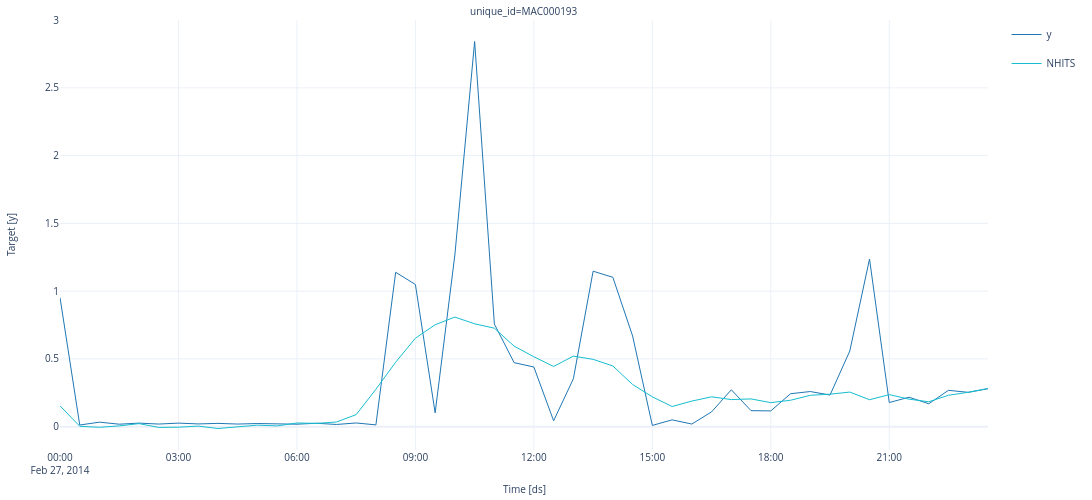

The notebook cell this image was saved under:
### Code cell
horizon = 48

# Try different hyperparmeters to improve accuracy.
models = [
    NHITS(
        h=horizon,  # Forecast horizon (number of future steps to predict)
        input_size=2 * horizon,  # Length of input sequence (lookback window)
        max_steps=200,  # Number of training steps (epochs)
        scaler_type="standard",  # Normalize the data for stable training
        n_freq_downsample=[
            2,
            1,
            1,
        ],  # Downsampling factors for each block (captures multiple seasonalities)
    )
]

nf = NeuralForecast(models=models, freq="30m")
y_hat = nf.cross_validation(
    data,
    step_size=48,
    n_windows=1,
).drop("cutoff")

fig = plot_series(y_hat, y_hat)
fig.show()
evaluate(
    y_hat,
    metrics=metrics,
    train_df=data.select([id_, time_, target_]),
)
